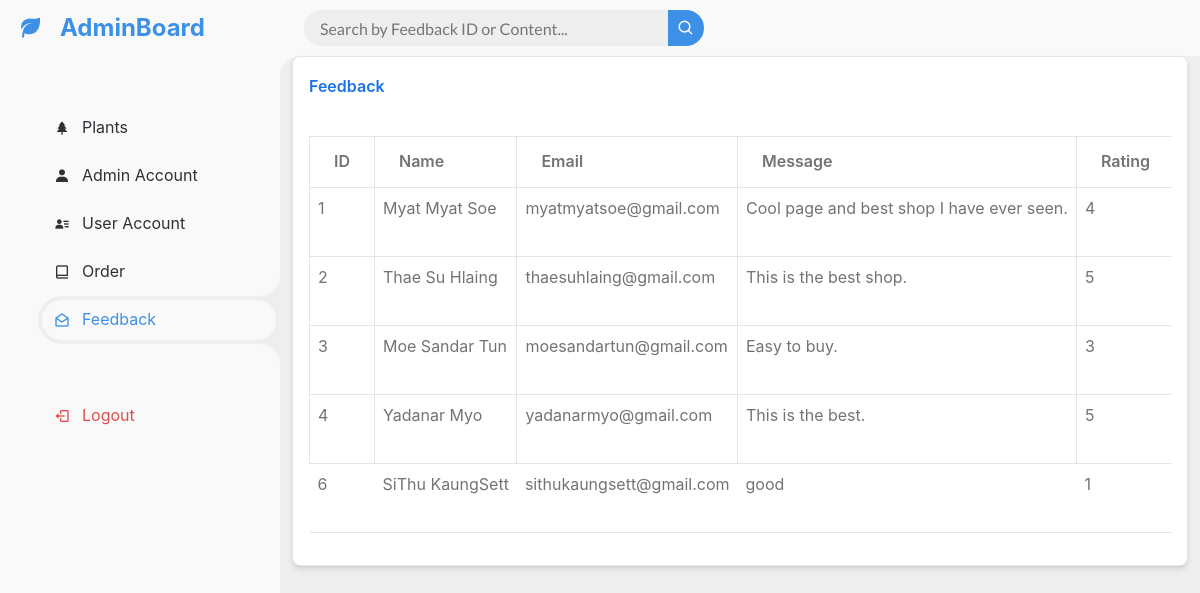
The app's page /admin/feedback.php with its own data.
### tables this page shows
CREATE TABLE `feedback` (
  `feedback_id` int(100) NOT NULL,
  `u_name` varchar(50) NOT NULL,
  `email` varchar(50) NOT NULL,
  `feedback_text` text NOT NULL,
  `star` int(10) NOT NULL
);

### admin/feedback.php (the view, shortened to what this page needs)
<?php
include('includes/header.php');
include('config/dbcon.php');
?>
<section id="sidebar">
    <a href="index.php" class="brand">
        <i class="bx bxs-leaf"></i>
        <span class="text">AdminBoard</span>
    </a>
    <ul class="side-menu top">
        <li>
            <a href="index.php">
                <i class='bx bxs-tree'></i>
                <span class="text">Plants</span>
            </a>
        </li>
        <li>
            <a href="account.php">
                <i class="bx bxs-user"></i>
                <span class="text">Admin Account</span>
            </a>
        </li>
        <li>
            <a href="useraccount.php">
                <i class='bx bxs-user-detail'></i>
                <span class="text">User Account</span>
            </a>
        </li>
        <li>
            <a href="order.php">
                <i class='bx bx-book-alt'></i>
                <span class="text">Order</span>
            </a>
        </li>
        <li class="active">
            <a href="feedback.php">
                <i class='bx bx-envelope-open'></i>
                <span class="text">Feedback</span>
            </a>
        </li>
    </ul>
    <ul class="side-menu">
        <li>
            <a href="logout.php" class="logout">
                <i class="bx bx-log-out"></i>
                <span class="text">Logout</span>
            </a>
        </li>
    </ul>
</section>
<section id="content">
    <nav>
        <form action="feedback.php" method="GET">
            <div class="form-input">
                <input type="search" name="search" placeholder="Search by Feedback ID or Content..." value="<?= isset($_GET['search']) ? htmlspecialchars($_GET['search']) : '' ?>" />
                <button type="submit" class="search-btn">
                    <i class="bx bx-search"></i>
                </button>
            </div>
        </form>
    </nav>
    <div class="container-fluid">
        <div class="card shadow mb-4">
            <div class="card-header py-3">
                <h6 class="m-0 font-weight-bold text-info">Feedback</h6>
            </div>
            <div class="card-body">
                <div class="table-responsive">
                    <?php
                    $search_query = "";
                    $query = "SELECT * FROM feedback $search_query";
                    $query_run = mysqli_query($con, $query);
                    ?>
                    <table class="table table-bordered" id="dataTable" width="100%" cellspacing="0">
                        <thead>
                            <tr>
                                <th>ID</th>
                                <th>Name</th>
                                <th>Email</th>
                                <th>Message</th>
                                <th>Rating</th>
                            </tr>
                        </thead>
                        <tbody>
                            <?php
                            if (mysqli_num_rows($query_run) > 0) {
                                while ($row = mysqli_fetch_assoc($query_run)) {
                            ?>
                                    <tr>
                                        <td><?php echo $row['feedback_id']; ?></td>
                                        <td><?php echo $row['u_name']; ?></td>
                                        <td><?php echo $row['email']; ?></td>
                                        <td><?php echo $row['feedback_text']; ?></td>
                                        <td><?php echo $row['star']; ?></td>
                                    </tr>
                            <?php
                                }
                            } else {
                                echo "<tr><td colspan='6'>No record found</td></tr>";
                            }
                            ?>
                        </tbody>
                    </table>
                </div>
            </div>
        </div>
    </div>
</section>
</body>
</html>

### admin/assets/css/style.css (style rules this page uses)
* { margin: 0; padding: 0; box-sizing: border-box; }
* { text-decoration: none; }
li { list-style: none; }
:root { --poppins: "Poppins", sans-serif; --lato: "Lato", sans-serif; --light: #f9f9f9; --blue: #3c91e6; --light-blue: #cfe8ff; --grey: #eee; --dark-grey: #aaaaaa; --dark: #342e37; --red: #db504a; --yellow: #ffce26; --light-yellow: #fff2c6; --orange: #fd7238; --light-orange: #ffe0d3; }
body { background: var(--grey); }
#sidebar { position: fixed; top: 0; left: 0; width: 280px; height: 100%; background: var(--light); z-index: 1000; transition: 0.3s ease; overflow-x: hidden; }
#sidebar .brand { font-size: 24px; font-weight: 700; height: 56px; display: flex; align-items: center; color: var(--blue); }
#sidebar .brand .bx { min-width: 60px; display: flex; justify-content: center; }
#sidebar .side-menu { width: 100%; margin-top: 48px; }
#sidebar .side-menu li { height: 48px; background: transparent; margin-left: 6px; border-radius: 48px 0 0 48px; padding: 4px; }
#sidebar .side-menu li.active { background: var(--grey); position: relative; }
#sidebar .side-menu li.active::before { content: ""; position: absolute; width: 40px; height: 40px; border-radius: 50%; top: -40px; right: 0; box-shadow: 20px 20px 0 var(--grey); z-index: -1; }
#sidebar .side-menu li.active::after { content: ""; position: absolute; width: 40px; height: 40px; border-radius: 50%; bottom: -40px; right: 0; box-shadow: 20px -20px 0 var(--grey); z-index: -1; }
#sidebar .side-menu li a { width: 100%; height: 100%; background: var(--light); display: flex; align-items: center; border-radius: 48px; font-size: 16px; color: var(--dark); white-space: nowrap; overflow: hidden; }
#sidebar .side-menu li.active a { color: var(--blue); }
#sidebar .side-menu li a.logout { color: var(--red); }
#sidebar .side-menu li a .bx { min-width: calc(60px - ((4px + 6px) * 2)); display: flex; justify-content: center; }
#content { position: relative; width: calc(100% - 280px); left: 280px; transition: 0.3s ease; }
#content nav { height: 56px; background: var(--light); padding: 0 24px; display: flex; align-items: center; grid-gap: 24px; font-family: var(--lato); position: relative; }
#content nav::before { content: ""; position: absolute; width: 40px; height: 40px; bottom: -40px; left: 0; border-radius: 50%; box-shadow: -20px -20px 0 var(--light); }
#content nav form { max-width: 400px; width: 100%; margin-right: auto; }
#content nav form .form-input { display: flex; align-items: center; height: 36px; }
#content nav form .form-input input { flex-grow: 1; padding: 0 16px; height: 100%; border: none; background: var(--grey); border-radius: 36px 0 0 36px; outline: none; }
#content nav form .form-input button { width: 36px; height: 100%; display: flex; justify-content: center; align-items: center; background: var(--blue); color: var(--light); font-size: 18px; border: none; outline: none; border-radius: 0 36px 36px 0; cursor: pointer; }
.card-header { margin-bottom: 5px; }

### records on screen
feedback: feedback_id "1", u_name "Myat Myat Soe", email "myatmyatsoe@gmail.com", feedback_text "Cool page and best shop I have ever seen.", star "4"
feedback: feedback_id "2", u_name "Thae Su Hlaing", email "thaesuhlaing@gmail.com", feedback_text "This is the best shop.", star "5"
feedback: feedback_id "3", u_name "Moe Sandar Tun", email "moesandartun@gmail.com", feedback_text "Easy to buy.", star "3"
feedback: feedback_id "4", u_name "Yadanar Myo", email "yadanarmyo@gmail.com", feedback_text "This is the best.", star "5"
feedback: feedback_id "6", u_name "SiThu KaungSett", email "sithukaungsett@gmail.com", feedback_text "good", star "1"
